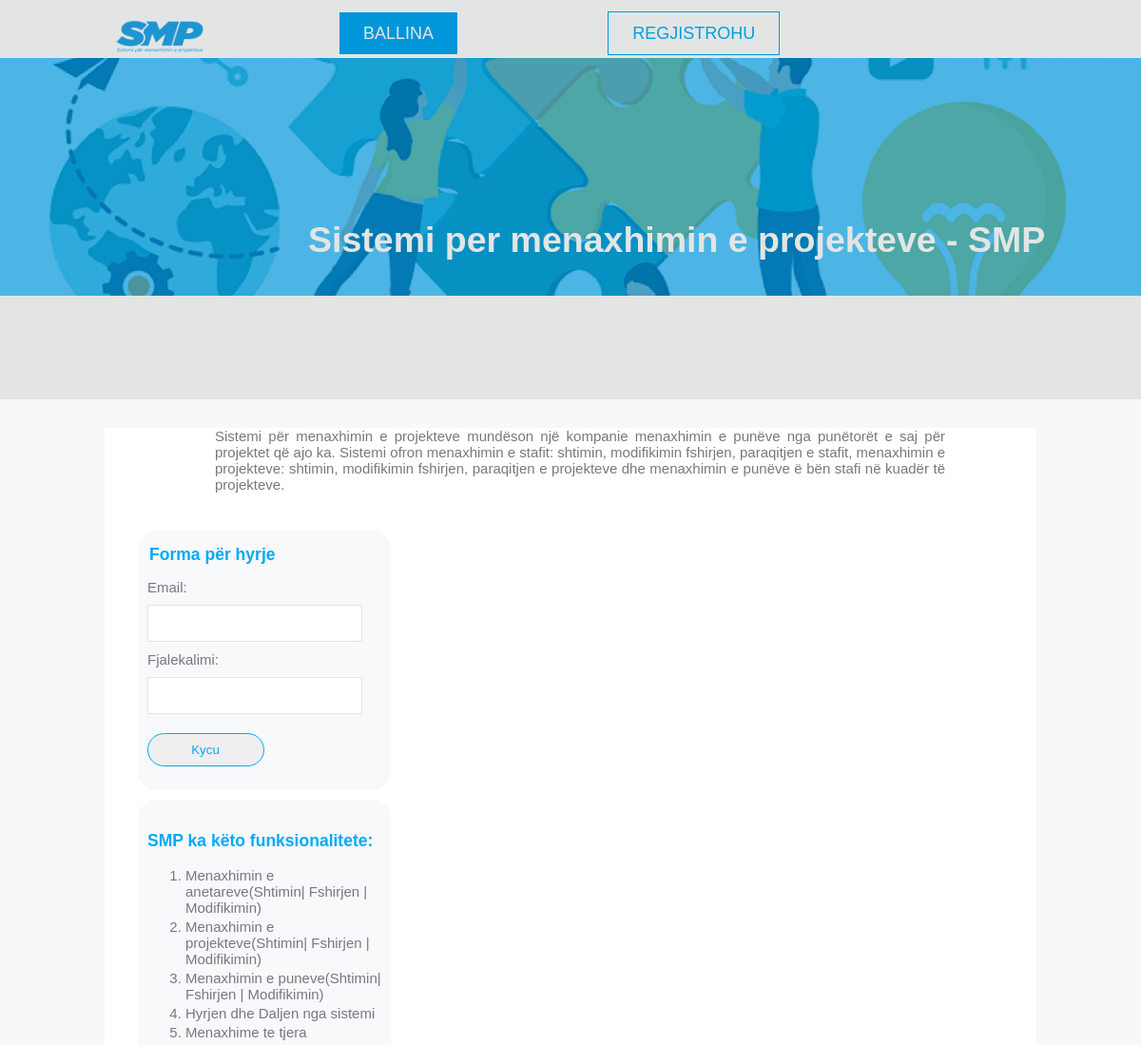
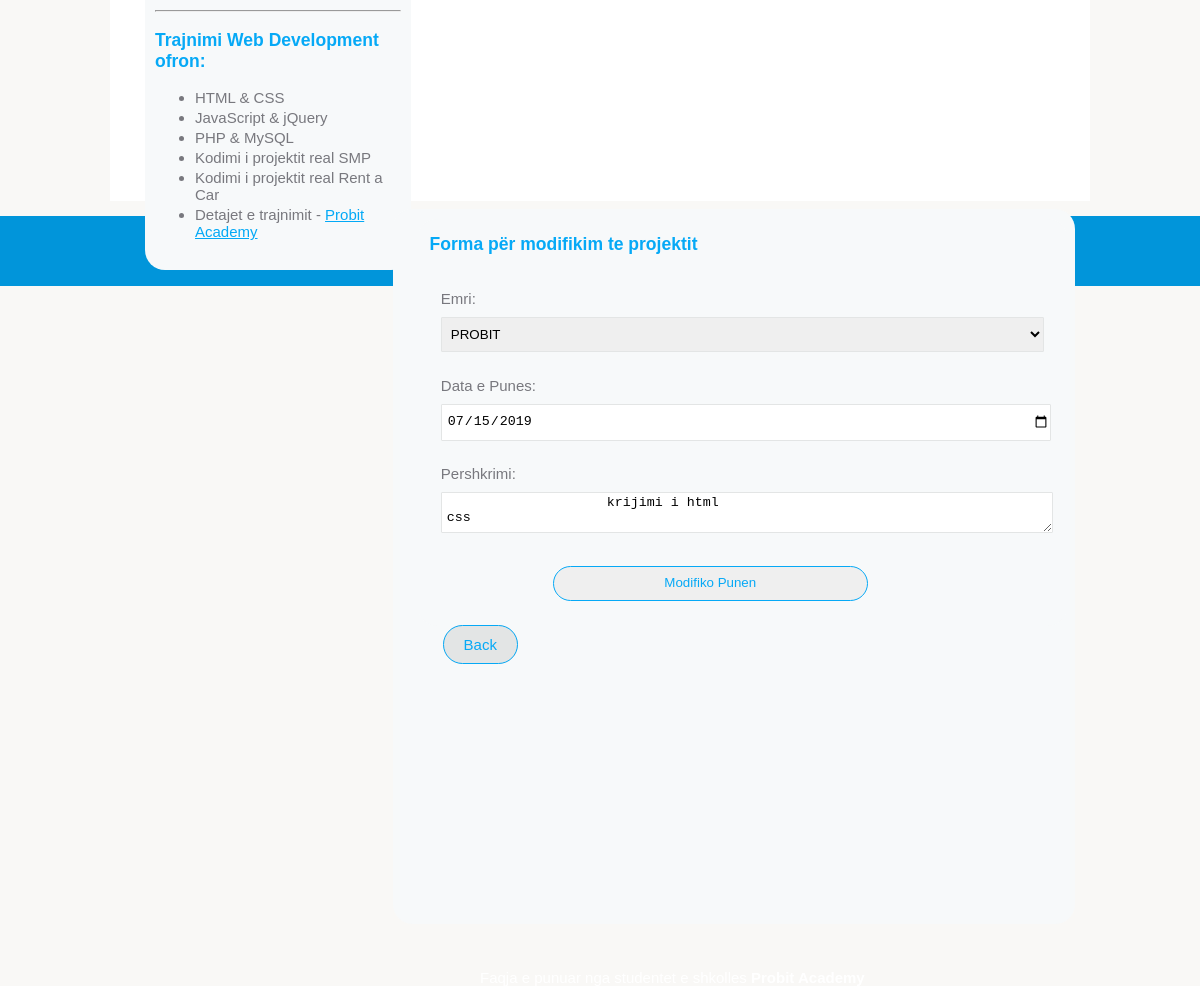
/modifikopune.php?pid=1, run on the app's committed database (2 pictures, top to bottom).
### tables this page shows
CREATE TABLE `punet` (
  `punaid` int(11) NOT NULL,
  `antariid` int(11) NOT NULL,
  `projektiid` int(11) DEFAULT NULL,
  `data` datetime NOT NULL,
  `pershkrimi` text DEFAULT NULL
);

CREATE TABLE `projektet` (
  `projektiid` int(11) NOT NULL,
  `emri` varchar(50) NOT NULL,
  `pershkrimi` text DEFAULT NULL,
  `datafillimit` date NOT NULL,
  `datambarimit` date NOT NULL
);

### inc/functions.php (called while the page is built, shortened)
<?php
    $dbConn = "";
    function merrPuneId($punaid)
    {
        global $dbConn;
        $sql = " SELECT p.punaid,p.data,p.pershkrimi,pr.projektiid,pr.emri";
        $sql .= " FROM punet p INNER JOIN projektet pr ON p.projektiid = pr.projektiid";
        $sql .= " WHERE punaid = $punaid";
        $puna_data = mysqli_query($dbConn, $sql);
        return mysqli_fetch_assoc($puna_data);
    }
?>

### modifikopune.php (the view, shortened to what this page needs)
<?php include'inc/header.php'; ?>
    <main class="container page">
        <article class="maininfo">
            <p>
                Sistemi për menaxhimin e projekteve mundëson një kompanie menaxhimin e punëve
                nga punëtorët e saj për projektet që ajo ka.
                Sistemi ofron menaxhimin e stafit: shtimin, modifikimin fshirjen, paraqitjen e stafit,
                menaxhimin e projekteve: shtimin, modifikimin fshirjen, paraqitjen e projekteve dhe menaxhimin e
                punëve ë bën stafi në kuadër të projekteve.
            </p>
        </article>
        <?php include'inc/sidebar.php'; ?>
        <section id="content" class="box">
        <?php
                if(isset($_GET['pid']))
                {
                    $punaid = $_GET['pid'];
                    $pune = merrPuneId($punaid);
                    $projektiid = $pune['projektiid'];
                    $projektiemri = $pune['emri'];
                    $datapune = $pune['data'];
                    $datapune = date("Y-m-d", strtotime($datapune));
                    $pershkrimi = $pune['pershkrimi'];
                }
        ?>
                <form id="projekte" action="" class="box" method="post">
                <legend>Forma për modifikim te projektit</legend>
                <fieldset>
                </fieldset>
                <fieldset>
                <label>Emri: </label>
                <select name = "projekti">
                    <?php
                        echo "<option value='$projektiid'>$projektiemri</option>";
                    ?>
                </select>
                </fieldset>
                <fieldset>
                <label>Data e Punes: </label>
                <input type="date" name="datapune" id="datapune"
                    value = "<?php if(!empty($datapune)) echo $datapune ?>">
                </fieldset>
                <fieldset>
                <label>Pershkrimi: </label>
                <textarea name = "pershkrimi" id = "pershkrimi" rows="5" cols="130">
                    <?php if(!empty($pershkrimi)) echo $pershkrimi ?>
                </textarea>
                </fieldset>
                <input type="submit" name="modifiko" id="modifiko" value="Modifiko Punen">
            </form>
            <div>
                <a class="addMembers" href="punet.php">Back</a>
            </div>
        </section>
    </main>
    <?php  include'inc/footer.php';?>

### SMPStyle.css (style rules this page uses)
body { font-family: 'Trebuchet MS', 'Lucida Sans Unicode', 'Lucida Grande', 'Lucida Sans', Arial, sans-serif; font-size: 15px; color: #78787e; background-color: #f9f8f6; margin: 0; padding: 0; }
.container { width: 80%; margin: 0 auto; }
.page { height: 850px; padding-left: 20px; background-color: #fff; }
.maininfo { width: 80%; margin: 30px auto; text-align: justify; }
#content { float: right; width: 69%; height: 700px; padding-top: 0px; }
.box { width: 95%; height: auto; background-color: #f7f9fa; margin: 10px 15px; padding: 15px 10px; border-radius: 20px; }
#login legend, #antari legend, #projekte legend, #projektDel legend { color: #06a9f6; text-align: left; width: 90%; font-size: 1.17em; font-weight: bold; margin-bottom: 15px; }
#login input[type="email"], #login input[type="password"], #login input[type="submit"], #antari input[type="email"], #antari input[type="password"], #antari input[type="submit"], #antari input[type="text"], #projekte input[type="submit"], #projekte input[type="text"], #projekte input[type="date"], #projekte textarea, #projekte select { width: 88%; height: 35px; border-radius: 1px; padding-left: 5px; border: 1px solid #e3e5e5; margin: 10px 0px; }
#projekte input[type="email"],#projekte input[type="password"],#projekte input[type="submit"], #projekte input[type="text"],#projekte select,#projekte textarea,#projekte input[type="date"], #antari input[type="email"], #antari input[type="password"], #antari input[type="submit"], #antari input[type="text"] { width: 100%; }
#login label,#antari label,#projekte label { height: 35px; width: 100%; text-align: left; }
#login input[type="submit"],#antari input[type='submit'],#projekte input[type="submit"] { width: 50%; margin-top: 10px; color: #06a9f6; border-radius: 30px; border: 1px solid #06a9f6; padding-top: 0px; }
#antari input[type='submit'],#projekte input[type="submit"] { margin-left: 20%; }
fieldset { border: none; }
.addMembers { border: 1px solid #06a9f6; padding: 10px 20px; margin-left: 40px; background-color: #e3e5e5; color: #06a9f6; text-decoration: none; border-radius: 40px; }
.addMembers:link { color: #06a9f6; }
.box { width: 95%; height: auto; background-color: #f7f9fa; margin: 10px 15px; padding: 15px 10px; }

### data on the page
punet: projekti "PROBIT", datapune "07/15/2019", pershkrimi "krijimi i html css"
